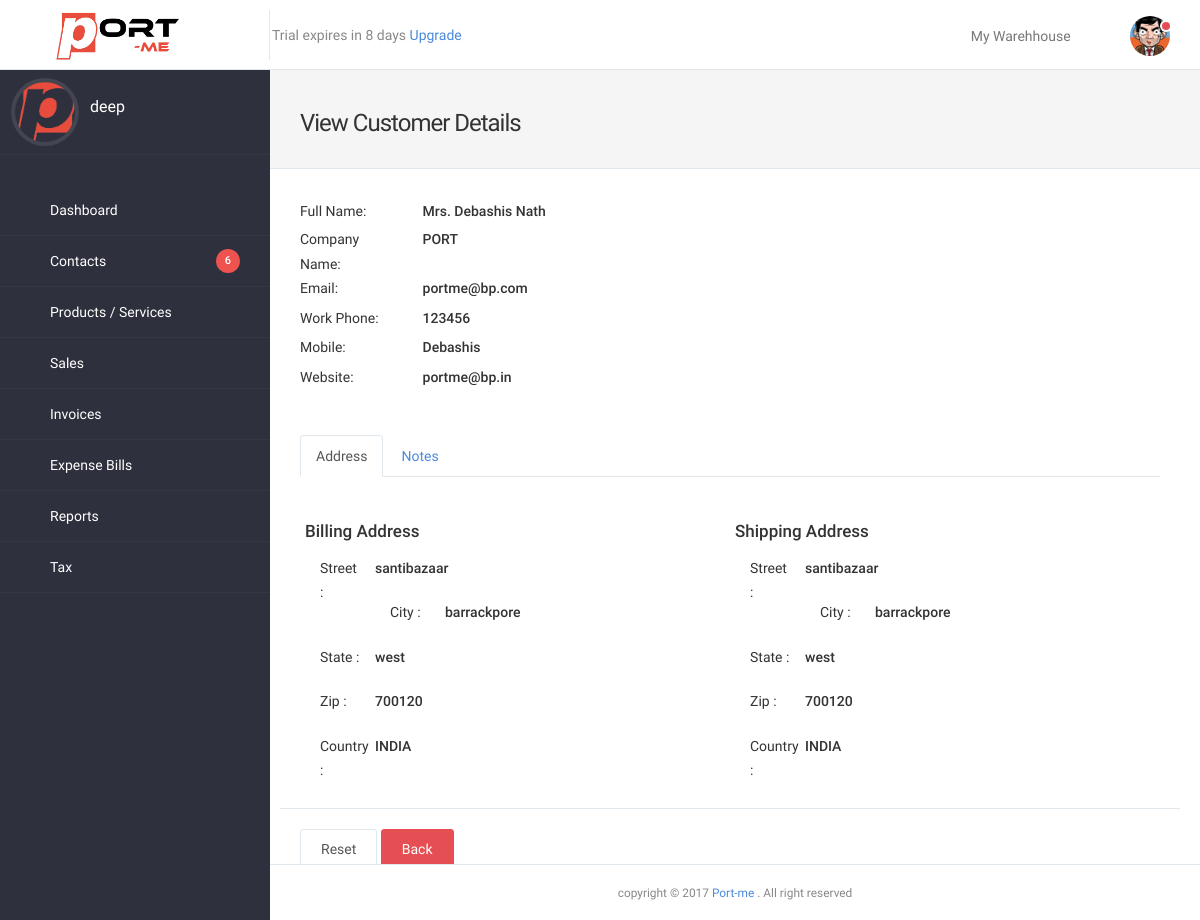
Screenshot of /view_customer.php?cu_id=2 (signed in) with the database file from the repository.
### tables this page shows
CREATE TABLE IF NOT EXISTS `users` (
  `user_id` int(255) NOT NULL AUTO_INCREMENT,
  `logo_image` varchar(255) NOT NULL,
  `username` varchar(255) NOT NULL,
  `email` varchar(255) NOT NULL,
  `business_name` varchar(255) NOT NULL,
  `type_business` varchar(255) NOT NULL,
  `password` varchar(255) NOT NULL,
  `phone` varchar(255) NOT NULL,
  `country` varchar(255) NOT NULL,
  `status` enum('active','pending','cancel') NOT NULL,
  `date` varchar(255) NOT NULL,
  `subscription_package` varchar(255) NOT NULL,
  `subscription_expdate` varchar(255) NOT NULL,
  `subscription_price` varchar(255) NOT NULL,
  `pan` varchar(255) NOT NULL,
  `adhaar` varchar(255) NOT NULL,
  `business` varchar(255) NOT NULL,
  `street` longtext NOT NULL,
  `city` varchar(255) NOT NULL,
  `state` varchar(255) NOT NULL,
  `zip` varchar(255) NOT NULL,
  PRIMARY KEY (`user_id`)
);

CREATE TABLE IF NOT EXISTS `customers` (
  `customer_id` int(255) NOT NULL AUTO_INCREMENT,
  `salutation` varchar(255) NOT NULL,
  `firstname` varchar(255) NOT NULL,
  `lastname` varchar(255) NOT NULL,
  `company_name` varchar(255) NOT NULL,
  `email` varchar(255) NOT NULL,
  `work_phone` varchar(255) NOT NULL,
  `mobile` varchar(255) NOT NULL,
  `website` varchar(255) NOT NULL,
  `billing_street` longtext NOT NULL,
  `billing_city` varchar(255) NOT NULL,
  `billing_state` varchar(255) NOT NULL,
  `billing_zip` varchar(255) NOT NULL,
  `billing_country` varchar(255) NOT NULL,
  `shipping_street` longtext NOT NULL,
  `shipping_city` varchar(255) NOT NULL,
  `shipping_state` varchar(255) NOT NULL,
  `shipping_zip` varchar(255) NOT NULL,
  `shipping_country` varchar(255) NOT NULL,
  `notes` longtext NOT NULL,
  `date` varchar(255) NOT NULL,
  `added_by` varchar(255) NOT NULL,
  `business_id` varchar(255) NOT NULL,
  PRIMARY KEY (`customer_id`)
);

### view_customer.php (the view, shortened to what this page needs)
<?php
include ("config.php");
$customer_id = $_GET['cu_id'];
$view_customer_info = mysqli_query($mysqli, "select * from customers where customer_id='".$customer_id."'");
$fetch_customer_details = mysqli_fetch_array ($view_customer_info);
?>
<!DOCTYPE html>
<html lang=en>
<head>
	<?php include("metalinks.php");?>
</head>
<body>
	<div id="rs-wrapper">
		<?php
			include("header.php");
			include("sidebar.php");
		?>
		<article class="rs-content-wrapper">
			<div class="rs-content">
				<div class="rs-inner">
					<div class="rs-dashhead m-b-lg" style="background:#f5f5f5">
						<div class="rs-dashhead-content">
							<div class="rs-dashhead-titles">
								<h3 class="rs-dashhead-title m-t">
									View Customer Details
									<div style="float:right;">
										<span style="padding:10px 5px;font-size:25px;font-weight:normal;color:#000;cursor:pointer;" style="float:-right;" onclick="window.location.href='customer.php'"> <i class="fa fa-remove"></i> </span>
									</div>
								</h3>
							</div>
						</div>
					</div>
					<div class="container-fluid" style="padding:0px;margin-top:-20px;margin-right:5px;margin-left:-5px;">
						<div class="col-md-10 col-sm-7">
							<div class="panel panel-plain panel-rounded">
								<div class="panel-body">
									<form >
											<div class="row">
												<div class="col-sm-2">
												Full Name:
												</div>
												<div class="col-sm-7">
													<div class="form-group" style="margin-bottom:-1px;">
														<label><?php echo $fetch_customer_details['salutation']?></label>  <label><?php echo $fetch_customer_details['firstname'];?></label>  <label><?php echo $fetch_customer_details['lastname'];?></label>
													</div>
												</div>
											</div>
										<div class="row">
											<div class="col-sm-2">
													Company Name:
											</div>
												<div class="form-group">
													<div class="col-sm-8">
														<label><?php echo $fetch_customer_details['company_name'];?> </label>
													</div>
												</div>
										</div>
										<div class="row">
											<div class="col-sm-2">
													Email:
											</div>
												<div class="form-group">
													<div class="col-sm-8">
													<label><?php echo $fetch_customer_details['email'];?> </label>
													</div>
												</div>
											</div>
											<div class="row">
											<div class="col-sm-2">
													Work Phone:
											</div>
												<div class="form-group">
													<div class="col-sm-8">
													<label><?php echo $fetch_customer_details['work_phone'];?> </label>
													</div>
												</div>
											</div>
											<div class="row">
											<div class="col-sm-2">
													Mobile:
											</div>
												<div class="form-group">
													<div class="col-sm-8">
													<label><?php echo $fetch_customer_details['mobile'];?> </label>
													</div>
												</div>
											</div>
											<div class="row">
											<div class="col-sm-2">
													Website:
											</div>
												<div class="form-group">
													<div class="col-sm-8" style="margin-bottom:20px;">
													<label><?php echo $fetch_customer_details['website'];?> </label>
													</div>
												</div>
											</div>
								</div>
							</div>
						</div>
						<div class="col-md-5 col-sm-12">
						</div>
						<div class="col-md-12" style="margin-top:-50px;">
								<div class="panel panel-plain panel-rounded">
									<div class="panel-body">
										<ul class="nav nav-tabs" role="tablist">
											<li role="presentation" class="active"><a href="#rs-tab-01" aria-controls="rs-tab-01" role="tab" data-toggle="tab" >Address</a></li>
											<li role="presentation"><a href="#rs-tab-02" aria-controls="rs-tab-02" role="tab" data-toggle="tab">Notes</a></li>
										</ul>
										<div class="tab-content p-t-md">
											<div role="tabpanel" class="tab-pane fade in active" id="rs-tab-01">
												<div class="col-md-12" style="margin:0px;padding:0px;">
													<div class="col-md-6 col-sm-12" style="padding:5px;">
														<h3 style="margin-bottom:15px;font-size:17px;">Billing Address</h3>
														<div class="form-group">
															<div class="col-sm-2">
																Street :
															</div>
														<label><?php echo $fetch_customer_details['billing_street'];?> </label>
														</div>
														<div class="form-group">
															<div class="col-sm-2">
																City :
															</div>
															<label><?php echo $fetch_customer_details['billing_city'];?> </label>
														</div>
														<div class="form-group">
															<div class="col-sm-2">
																State :
															</div>
														<label><?php echo $fetch_customer_details['billing_state'];?> </label>
														</div>
														<div class="form-group">
															<div class="col-sm-2">
																Zip :
															</div>
															<label><?php echo $fetch_customer_details['billing_zip'];?> </label>
														</div>
														<div class="form-group">
															<div class="col-sm-2">
																Country :
															</div>
															<label>	INDIA </label>
														</div>
													</div>
													<div class="col-md-6 col-sm-12" style="margin-left:0px;padding:5px;">
														<h3 style="margin-bottom:15px;font-size:17px;">Shipping Address </h3>
														<div class="form-group">
															<div class="col-sm-2">
																Street :
															</div>
														<label><?php echo $fetch_customer_details['shipping_street'];?> </label>
														</div>
														<div class="form-group">
															<div class="col-sm-2">
																City :
															</div>
														<label><?php echo $fetch_customer_details['shipping_city'];?> </label>
														</div>
														<div class="form-group">
															<div class="col-sm-2">
																State :
															</div>
														<label><?php echo $fetch_customer_details['shipping_state'];?> </label>
														</div>
														<div class="form-group">
															<div class="col-sm-2">
																Zip :
															</div>
														<label><?php echo $fetch_customer_details['shipping_zip'];?> </label>
														</div>
														<div class="form-group">
															<div class="col-sm-2">
																Country :
															</div>
														<label >INDIA </label>
														</div>
													</div>
												</div>
											</div>
										</div>
									</div>
									<div class="panel-footer">
											<div class="form-group m-a-0">
												<button type="reset" class="btn btn-default btn-wide">Reset</button>
												<a href = "customer.php"><button class="btn btn-success btn-wide">Back</button></a>
											</div>
										</div>
								</div>
						</div>
					</div>
				</div>
			</div>
		</article>
	<?php include("footer.php");?>
</body>
</html>

### metalinks.php (shortened to what this page needs)
<link href="css/css.css" rel="stylesheet">
<link rel="stylesheet" href="css/bootstrap.min.css">
<link rel="stylesheet" href="css/entypo.min.css">
<link rel="stylesheet" href="css/font-awesome.min.css">
<link rel="stylesheet" href="css/flag-icon.min.css">
<link rel="stylesheet" href="css/material-icon.min.css">
<link rel="stylesheet" href="css/weather-icons.min.css">
<link rel="stylesheet" href="css/plugins.css">
<link rel="stylesheet" href="css/bootstrap.custom.css">
<link rel="stylesheet" href="css/style.css">
<link rel="stylesheet" href="css/helper.css">

### header.php (shortened to what this page needs)
<nav class="navbar navbar-default rs-navbar navbar-static-top">
		<div class="container-fluid">
			<div class="navbar-header has-right-divider">
				<div class="rs-logo fixed-width">
					<a class="navbar-brand" href="" >
						<img alt="Brand" src="images/logo.png"  style="height:60px;margin-left:50px;margin-top:5px;">
					</a>
				</div>
			</div>
			<div class="collapse navbar-collapse" id="roosa-nav-collapse">
				<div class="navbar-left">
					<form class="navbar-form navbar-left" style="margin-top:16px;margin-left:-13px;">
						<div class="form-group has-feedback">
							Trial expires in 8 days <a href="" class="fpass">Upgrade</a>
						</div>
					</form>
				</div>
				<div class="navbar-right">
					<ul class="nav navbar-nav">
						<li class="navbar-icon dropdown">
							<a href="javascript:void(0);" class="dropdown-toggle" style="font-size:14px;" data-toggle="dropdown" aria-haspopup="true" aria-expanded="true">
								<span> My Warehhouse</span>
								<i class="fa fa-chevron-circle-down" style="color:#e54e53;"></i>
							</a>
						</li>
					</ul>
					<ul class="nav navbar-nav">
						<li class="rs-user-nav dropdown">
							<a href="javascript:void(0);" class="dropdown-toggle" data-toggle="dropdown" aria-haspopup="true" aria-expanded="false">
								<span class="circle-notification badge-notification bg-success"></span>
								<img src="images/01.png" class="rs-nav-avatar img-circle" alt="Avatar">
							</a>
						</li>
					</ul>
				</div>
			</div>
		</div>
	</nav>

### sidebar.php (shortened to what this page needs)
<?php
$page_name = BASENAME($_SERVER['PHP_SELF']);
$user_id = $_SESSION['user_id'];
$cu_info = mysqli_query($mysqli, "select * from users where user_id = '".$user_id."'");
$fetch_details = mysqli_fetch_array($cu_info);
?>
<aside class="rs-sidebar">
			<ul class="rs-sidebar-nav default-sidebar-nav">
				<li class="rs-user-sidebar">
					<a href="my_account.php">
						<img src="uploads/<?php echo $fetch_details['logo_image'];?>" alt="Avatar" class="avatar img-circle">
						<?php echo $fetch_details['username']; ?>
					</a>
				</li>
				<li class="menu-block-divider"></li>
				<li class="nav-item start <?php if($page_name == 'dashboard.php'){ ?>active open<?php } ?>">
					<a href="dashboard.php">
						<span class="gcon gcon-gauge rs-icon-menu"></span>Dashboard
					</a>
				</li>
				<li class="nav-item start <?php if($page_name == 'vendor.php' ||  $page_name == 'customer.php') { ?>active open<?php } ?>">
					<a href="javascript:void(0);">
						<span class="badge badge-danger">6</span>
						<span class="fa fa-address-book rs-icon-menu"></span>Contacts
					</a>
				</li>
				<li class="nav-item start <?php if($page_name == 'product_group.php' ||  $page_name == 'product.php') { ?>active open<?php } ?>">
					<a href="javascript:void(0);">
						<span class="fa fa-shopping-cart rs-icon-menu"></span>Products / Services
					</a>
				</li>
				<li class="nav-item start <?php if($page_name == 'view_sales_order.php'){ ?>active open<?php } ?>">
					<a href="sales_order.php">
						<span class="fa fa-usd rs-icon-menu"></span>Sales
					</a>
				</li>
				<li class="nav-item start <?php if($page_name == 'invoice.php') { ?>active open<?php } ?>">
					<a href="invoice.php">
						<span class="fa fa-file-pdf-o rs-icon-menu"></span>Invoices
					</a>
				</li>
				<li class="nav-item start <?php if($page_name == 'add_bill.php' ||  $page_name == 'view_bill.php') { ?>active open<?php } ?>">
					<a href="javascript:void(0);">
						<span class="fa fa-table rs-icon-menu"></span>Expense Bills
					</a>
				</li>
				<li class="nav-item start <?php if($page_name == 'reports.php') { ?>active open<?php } ?>">
					<a href="reports.php">
						<span class="fa fa-file-o rs-icon-menu"></span>Reports
					</a>
				</li>
				<li class="nav-item start <?php if($page_name == 'tax.php') { ?>active open<?php } ?>">
					<a href="tax.php">
						<span class="fa fa-balance-scale rs-icon-menu"></span>Tax
					</a>
				</li>
				<li class="menu-block-divider"></li>
			</ul>
		</aside>

### footer.php (shortened to what this page needs)
<footer class="rs-footer absolute-footer">
	<span class="text-muted small">copyright &copy; 2017 <a href="http://www.port-me.com">Port-me</a> . All right reserved </span>
</footer>
</div>

### css/helper.css (style rules this page uses)
.bg-color,.bg-color a,.bg-color a:focus,.bg-color a:hover,.bg-danger,.bg-dark,.bg-grad,.bg-grad a,.bg-grad a:focus,.bg-grad a:hover,.bg-info,.bg-primary,.bg-success,.bg-warning { color:#fff!important }
.m-a-0 { margin:0!important }
.m-t,.m-y { margin-top:10px!important }
.m-b-lg,.m-y-lg { margin-bottom:30px!important }
.p-t-md,.p-y-md { padding-top:20px!important }
.bg-success { background:#e54e53!important }
.text-muted { color:#888!important }

### metalinks.php (style rules this page uses)
.rs-content-wrapper { background:#fff; border-bottom:1px solid #CCC; }
.panel-rounded { border:0px; }

### rows the page displays
users: logo_image (picture), username "deep"
customers: salutation "Mrs.", firstname "Debashis", lastname "Nath", company_name "PORT", email "portme@bp.com", work_phone "123456", mobile "Debashis", website "portme@bp.in", billing_street "santibazaar", billing_city "barrackpore", billing_state "west", billing_zip "700120", shipping_street "santibazaar", shipping_city "barrackpore", shipping_state "west", shipping_zip "700120"
